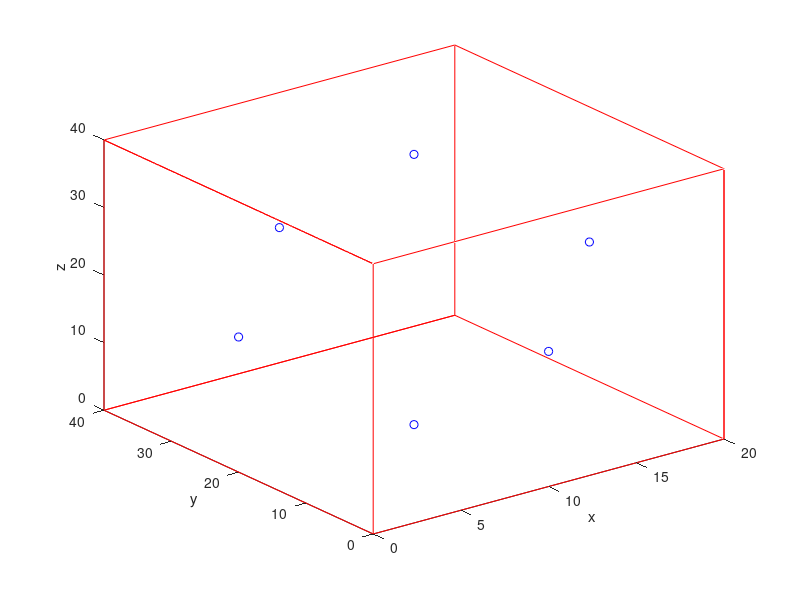

This figure's MATLAB source:
clc,clear,clf;
t = [0 0 0;
    20 0 0;
    20 40 0;
    0 40 0;
    0 0 40;
    20 0 40;
    20 40 40;
    0 40 40;];
t1 = [1 2 3 4 1 5 6 2 6 7 3 4 8 5 8 7];
i1 = 1;
x = [];
y = [];
z = [];

for i=t1
   x(i1) = t(i,1);
   y(i1) = t(i,2);
   z(i1) = t(i,3);
   i1 = i1+1;
end
plot3(x,y,z,'r');
hold on
scatter3([10,0,10,10,10,20],[0,20,20,40,20,20],[20,20,0,20,40,20],'b')
xlabel('x');ylabel('y');zlabel('z');
